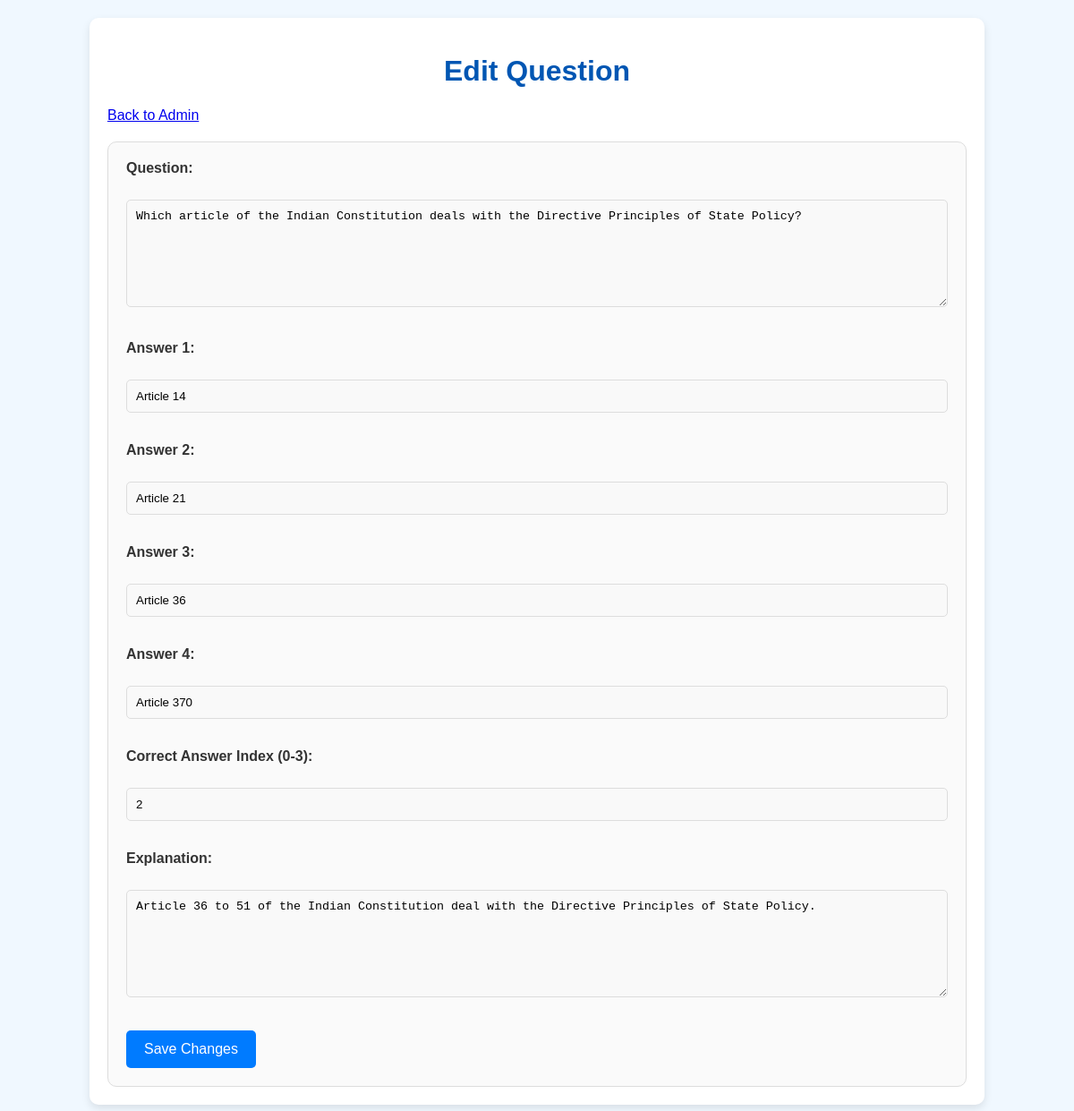
The app's page /admin/edit/3 (signed in) with its own data.
### app.py (models this page shows)
class Question(db.Model):
    id = db.Column(db.Integer, primary_key=True)
    question = db.Column(db.String(255), nullable=False)
    answer1 = db.Column(db.String(255), nullable=False)
    answer2 = db.Column(db.String(255), nullable=False)
    answer3 = db.Column(db.String(255))
    answer4 = db.Column(db.String(255))
    correct_answer = db.Column(db.Integer, nullable=False)
    explanation = db.Column(db.String(255))

### app.py (the view, shortened to what this page needs)
@app.route("/admin/edit/<int:id>", methods=["GET", "POST"])
@login_required
def edit_question(id):
    question = Question.query.get_or_404(id)
    return render_template('edit.html', question=question)

### app.py (called while the page is built)
@login_manager.user_loader
def load_user(user_id):
    return User.query.get(int(user_id))

### templates/edit.html (shortened to what this page needs)
<!DOCTYPE html>
<html>
<head>
    <link rel="stylesheet" href="{{ url_for('static', filename='style.css') }}">
</head>
<body>
    <div class="container">
        <h1>Edit Question</h1>
        <a href="{{ url_for('admin') }}">Back to Admin</a>
        <div class="admin-container">
            <form action="{{ url_for('edit_question', id=question.id) }}" method="POST">
                <label for="question">Question:</label><br>
                <textarea id="question" name="question" required>{{ question.question }}</textarea><br><br>
                <label for="answer1">Answer 1:</label><br>
                <input type="text" id="answer1" name="answer1" value="{{ question.answer1 }}" required><br><br>
                <label for="answer2">Answer 2:</label><br>
                <input type="text" id="answer2" name="answer2" value="{{ question.answer2 }}" required><br><br>
                <label for="answer3">Answer 3:</label><br>
                <input type="text" id="answer3" name="answer3" value="{{ question.answer3 or '' }}"><br><br>
                <label for="answer4">Answer 4:</label><br>
                <input type="text" id="answer4" name="answer4" value="{{ question.answer4 or '' }}"><br><br>
                <label for="correct_answer">Correct Answer Index (0-3):</label><br>
                <input type="number" id="correct_answer" name="correct_answer" min="0" max="3" value="{{ question.correct_answer }}" required><br><br>
                <label for="explanation">Explanation:</label><br>
                <textarea id="explanation" name="explanation">{{ question.explanation or '' }}</textarea><br><br>
                <button type="submit">Save Changes</button>
            </form>
        </div>
    </div>
</body>
</html>

### static/style.css (style rules this page uses)
body { font-family: 'Arial', sans-serif; background-color: #f0f8ff; margin: 0; display: flex; flex-direction: column; min-height: 100vh; color: #333; }
.container { width: 90%; max-width: 960px; margin: 20px auto; padding: 20px; background-color: #ffffff; box-shadow: 0 4px 10px rgba(0, 0, 0, 0.1); border-radius: 10px; flex: 1; transition: transform 0.3s ease; }
h1, h2 { text-align: center; color: #0056b3; font-weight: bold; }
label { display: block; margin-bottom: 8px; font-weight: bold; color: #333; }
input[type="text"], input[type="number"], textarea { width: 100%; padding: 10px; margin-bottom: 15px; border: 1px solid #ddd; border-radius: 5px; box-sizing: border-box; background-color: #f9f9f9; }
textarea { height: 120px; resize: vertical; }
button { background-color: #007bff; color: #fff; padding: 12px 20px; border: none; border-radius: 5px; cursor: pointer; font-size: 16px; transition: background-color 0.3s, transform 0.2s; }
.admin-container { margin-top: 20px; border: 1px solid #ddd; padding: 20px; border-radius: 10px; background-color: #fafafa; }

### records on screen
Question: question "Which article of the Indian Constitution deals with the Directive Principles of State Policy?", answer1 "Article 14", answer2 "Article 21", answer3 "Article 36", answer4 "Article 370", correct_answer "2", explanation "Article 36 to 51 of the Indian Constitution deal with the Directive Principles of State Policy."
